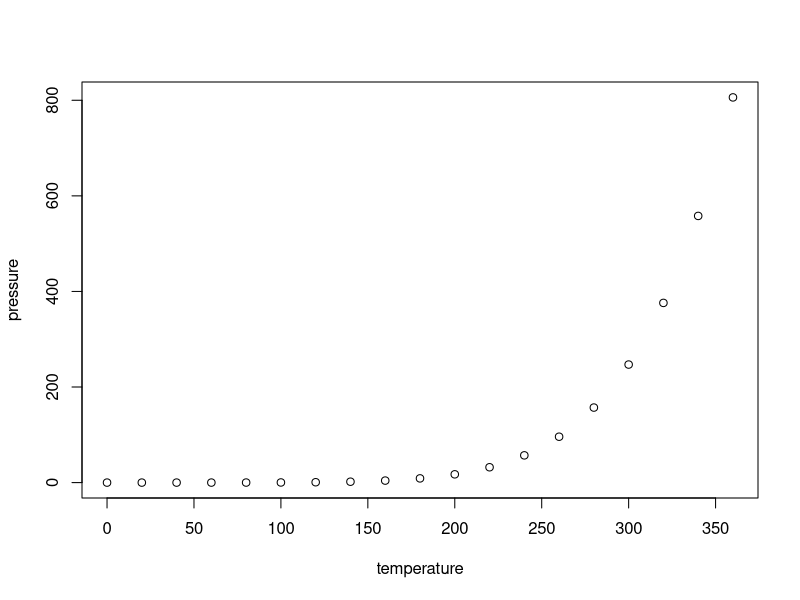
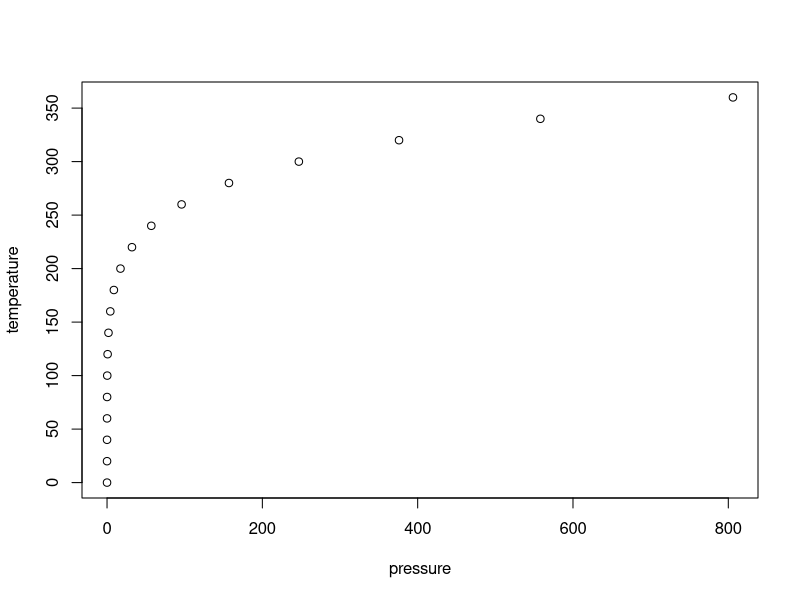
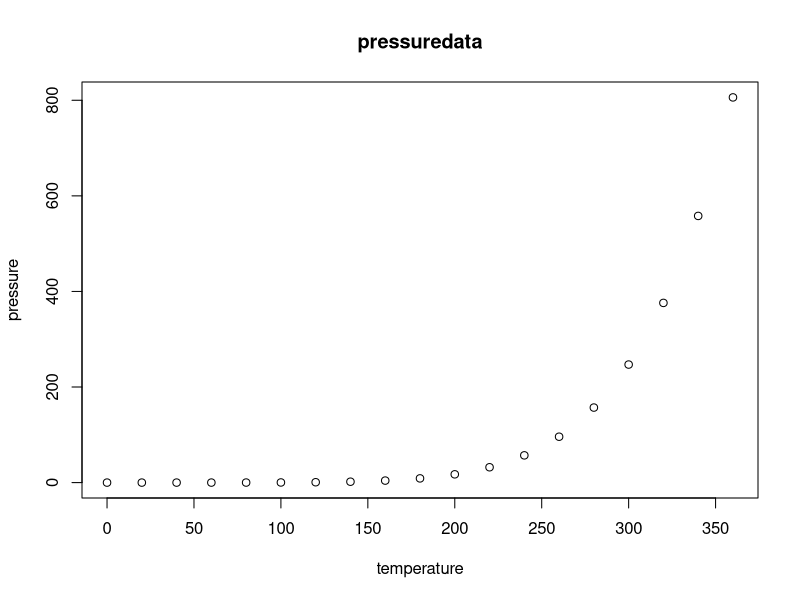
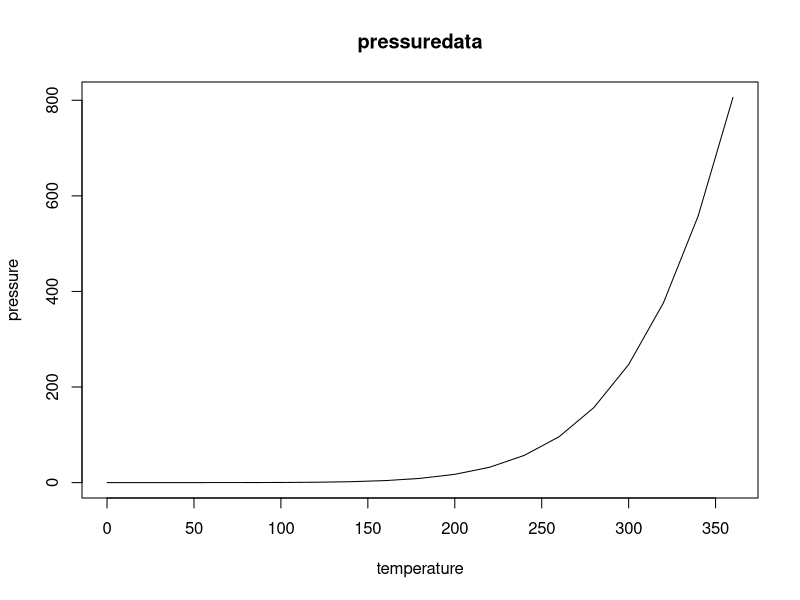
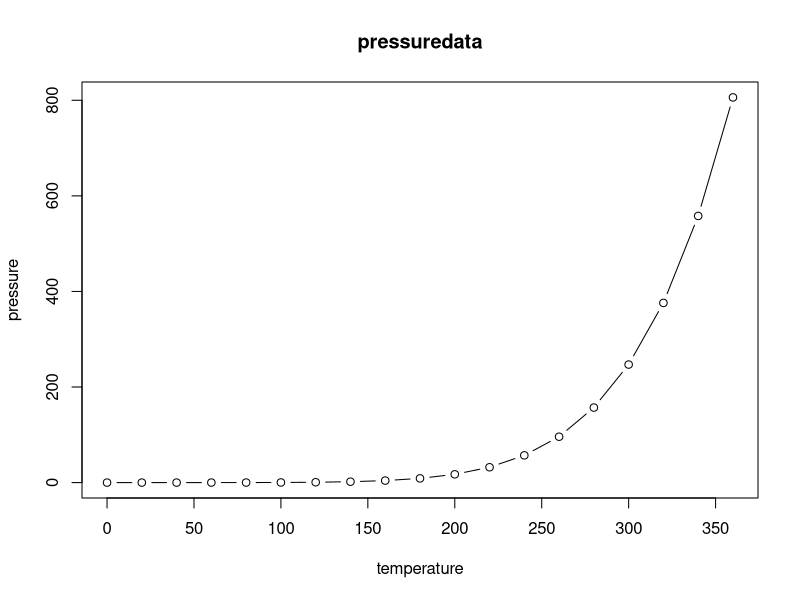
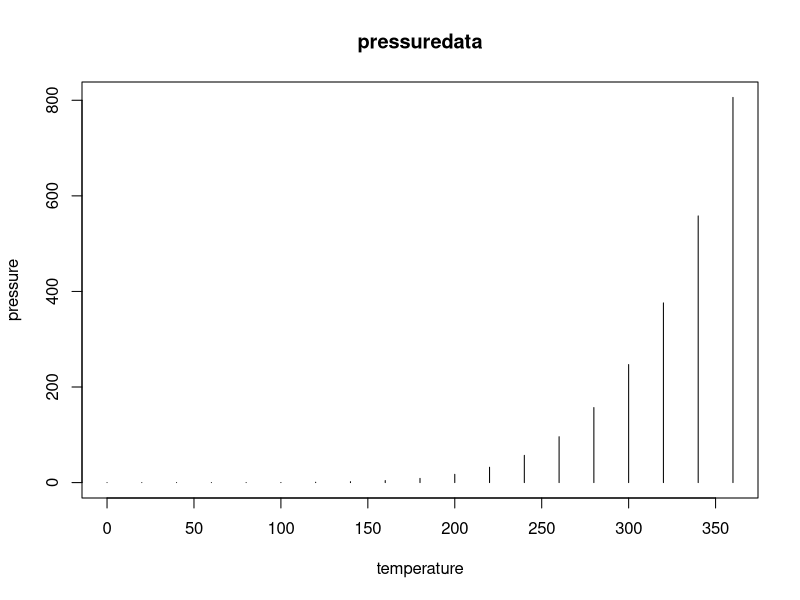
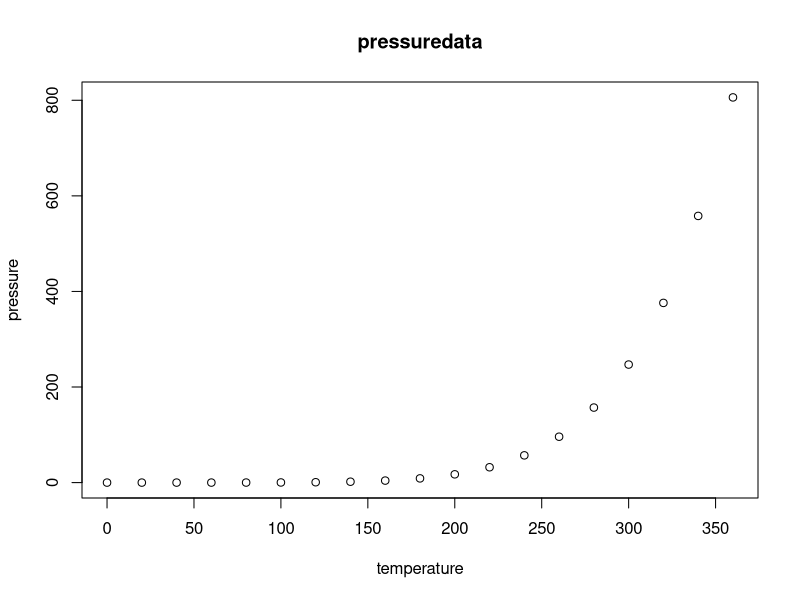
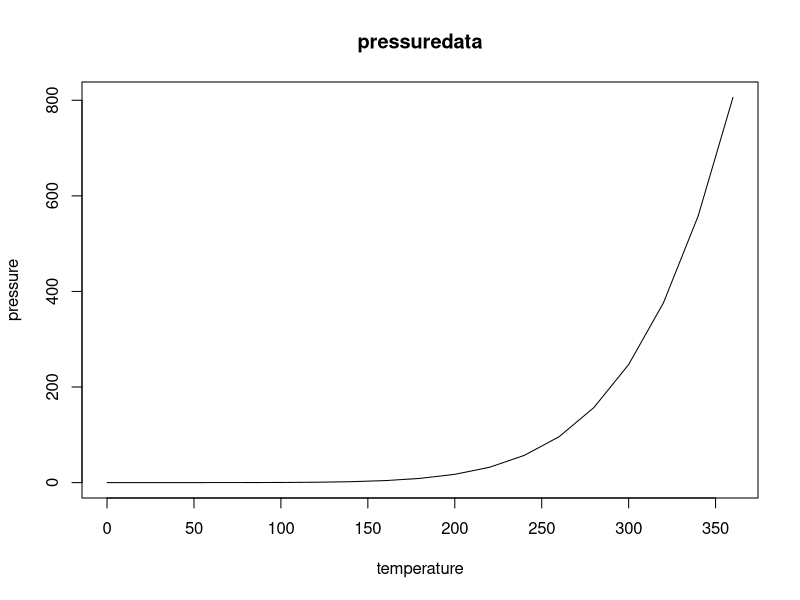

These figures' R source, in order:
library("datasets")
data("pressure") #data(pressure)works,too
plot(pressure)
#alternative
with(pressure,plot(pressure,temperature))
plot(pressure, type="p", main="pressuredata")
plot(pressure, type="l", main="pressuredata")     
plot(pressure, type="b", main="pressuredata")     
plot(pressure, type="h", main="pressuredata")
win.graph() #biar semua gambar tidak terhapus
plot(pressure, type="p", main="pressuredata")
win.graph() #biar semua gambar tidak terhapus
plot(pressure, type="l", main="pressuredata")
win.graph() #biar semua gambar tidak terhapus
plot(pressure, type="b", main="pressuredata")
win.graph() #biar semua gambar tidak terhapus
plot(pressure, type="h", main="pressuredata")
help(plot)
data(iris) #loadirisdata
pch.vec<-c(16, 2, 3)[iris$Species]
col.vec<-c(16, 2, 3)[iris$Species]
plot(iris$Sepal.Length, iris$Sepal.Width, col=col.vec, pch=pch.vec)
boxplot(InsectSprays$count)
boxplot(InsectSprays)
boxplot(count~spray,data=InsectSprays)
boxplot(count~spray,data=InsectSprays,col="red")
barplot(VADeaths)
hist(iris$Sepal.Length, col="red")
help(hist)
colors=c("red", "yellow", "green", "violet", "orange")
hist(iris$Sepal.Length, right=FALSE, col=colors)
